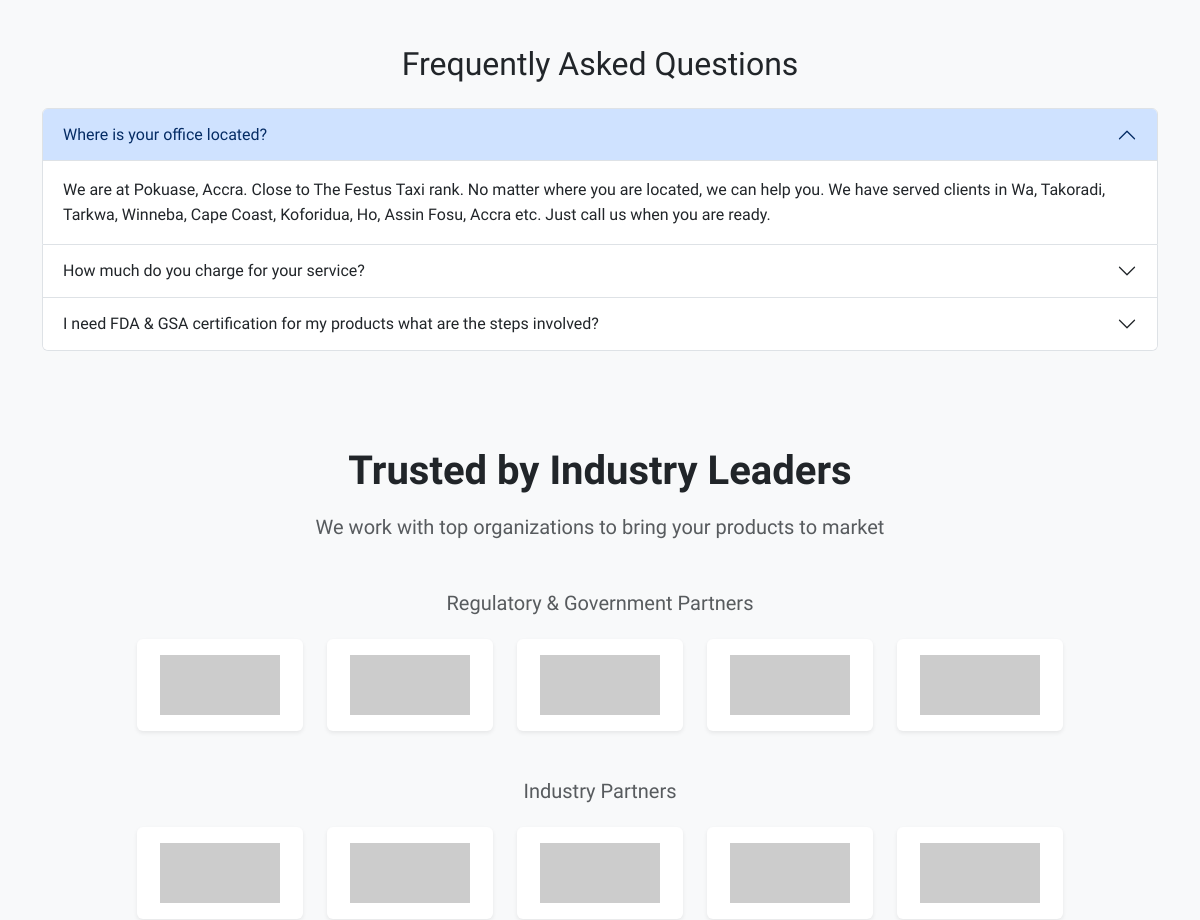
The app's page / (middle part), older data.
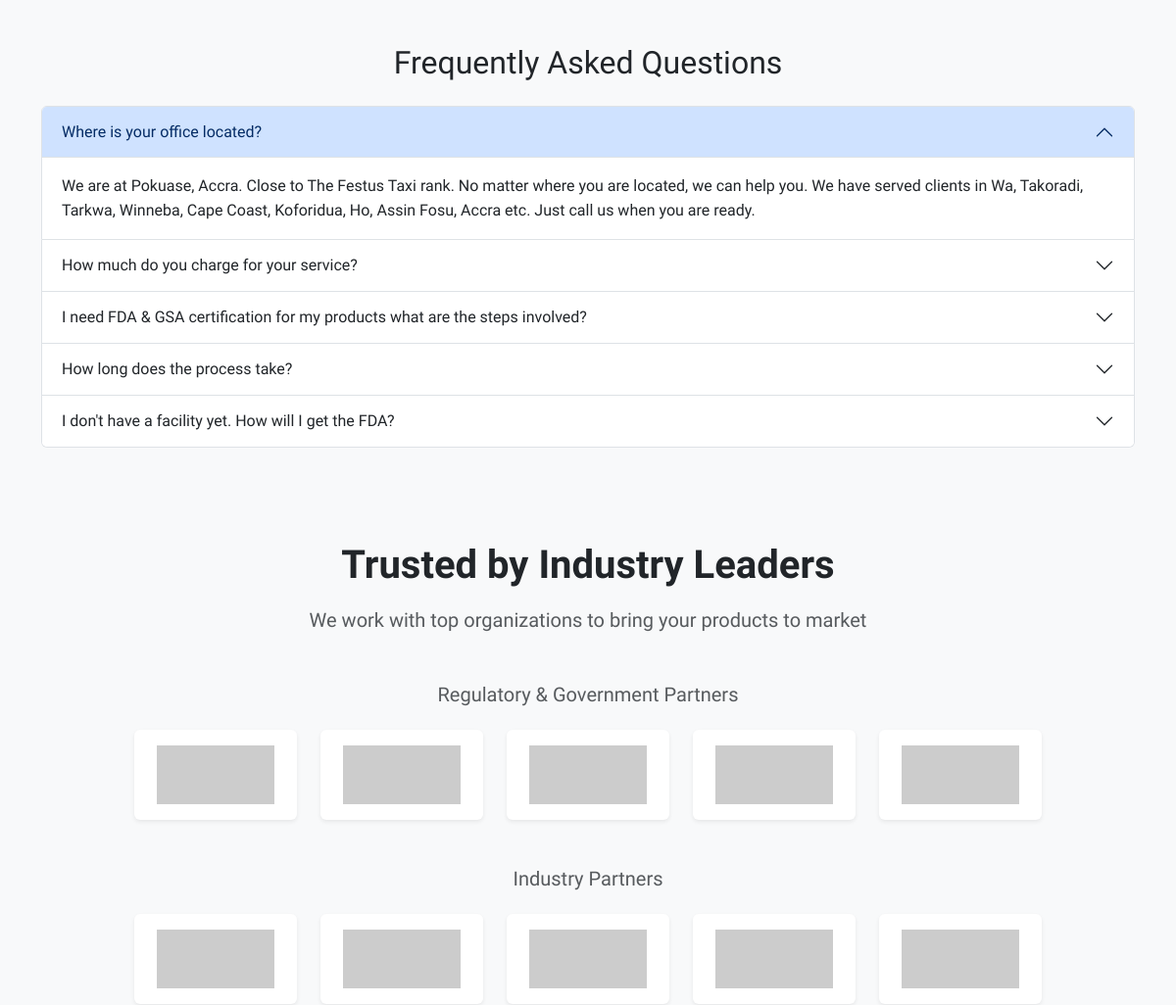
The same page, newer data.
### main/models.py (models this page shows, shortened)
class FAQ(models.Model):
    question = models.CharField(max_length=255)
    answer = CKEditor5Field(config_name='extends')
    order = models.PositiveIntegerField(default=0)
    is_active = models.BooleanField(default=True)
    class Meta:
        ordering = ['order']

### main/views.py (the view)
# urls.py: path('', home, name='home'),
def home(request):
    faqs = FAQ.objects.filter(is_active=True)
    context = {
        'faqs': faqs,
    }
    if request.user.is_authenticated:
        if request.user.is_superuser or request.user.is_staff:
            return redirect('admin-dashboard')
        else:
            return redirect('user-dashboard')
    return render(request, 'main/index.html', context)

### main/templates/main/index.html (shortened to what the changed rows need)
{% extends "main/base.html" %}
{% block content %}
<section id="faqs" class="bg-light py-5">
    <div class="container">
        <h2 class="text-center mb-4">Frequently Asked Questions</h2>
        <div class="accordion" id="faqAccordion">
            {% for faq in faqs %}
                <div class="accordion-item">
                    <h2 class="accordion-header" id="faq{{ forloop.counter }}">
                        <button class="accordion-button {% if not forloop.first %}collapsed{% endif %}" type="button" data-bs-toggle="collapse" data-bs-target="#collapse{{ forloop.counter }}">
                            {{ faq.question }}
                        </button>
                    </h2>
                    <div id="collapse{{ forloop.counter }}" class="accordion-collapse collapse {% if forloop.first %}show{% endif %}" data-bs-parent="#faqAccordion">
                        <div class="accordion-body">
                            {{ faq.answer|safe }}
                        </div>
                    </div>
                </div>
            {% empty %}
                <p>No FAQs available at the moment.</p>
            {% endfor %}
        </div>
    </div>
</section>
<section class="py-5 bg-light" id="partners">
  <div class="container">
    <div class="text-center mb-5">
      <h2 class="display-6 fw-bold mb-3" data-aos="fade-up">Trusted by Industry Leaders</h2>
    </div>
  </div>
</section>
{% endblock content %}

Row changes from the older to the newer data that the page shows:
added FAQ: question "How long does the process take?"
added FAQ: question "I don't have a facility yet. How will I get the FDA?"
